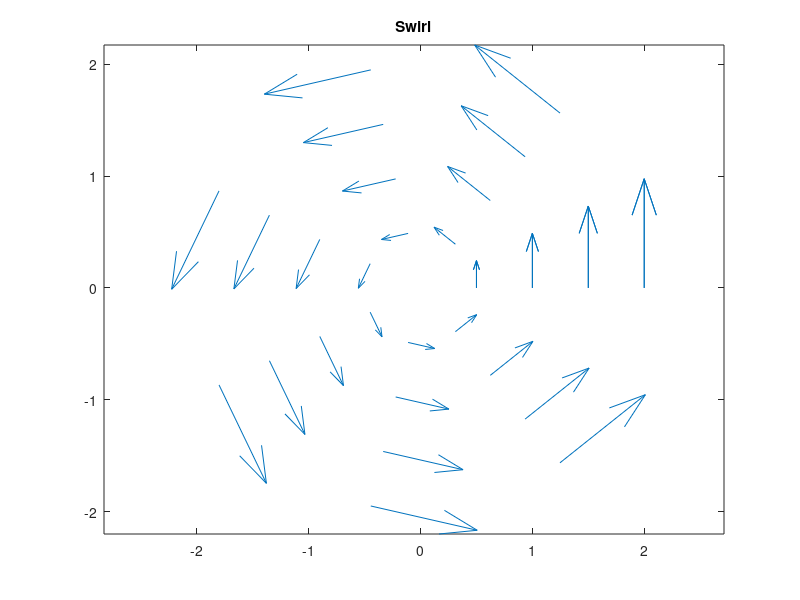
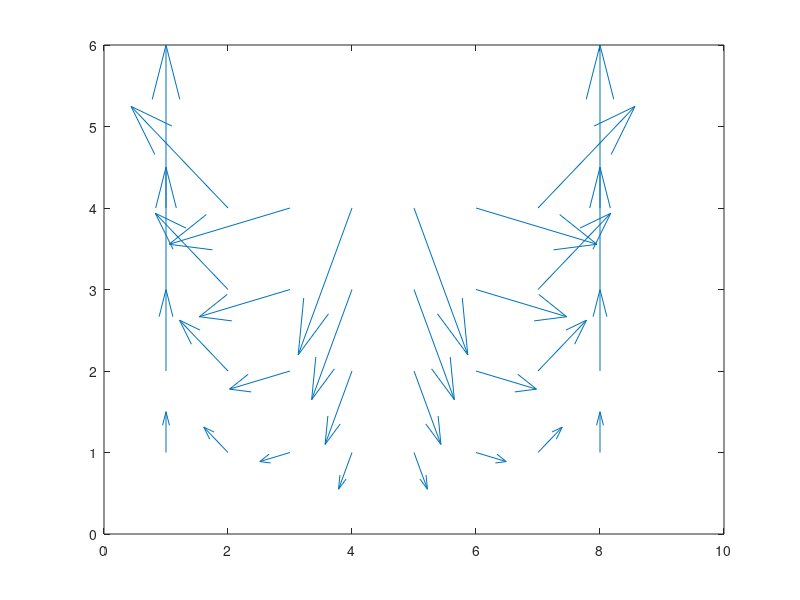

Reproduce these figures in MATLAB, in order.
% Basic quiver smoke test: a swirling 2D vector field.

%!numbl:assert_jit c
theta = linspace(0, 2*pi, 8);
r = linspace(0.5, 2, 4);
[T, R] = meshgrid(theta, r);
X = R .* cos(T);
Y = R .* sin(T);
U = -Y;
V = X;

quiver(X, Y, U, V);
title('Swirl');
axis equal;

% quiver(U, V) form, no auto-scaling
figure;
quiver(U, V, 0);

disp('SUCCESS');
